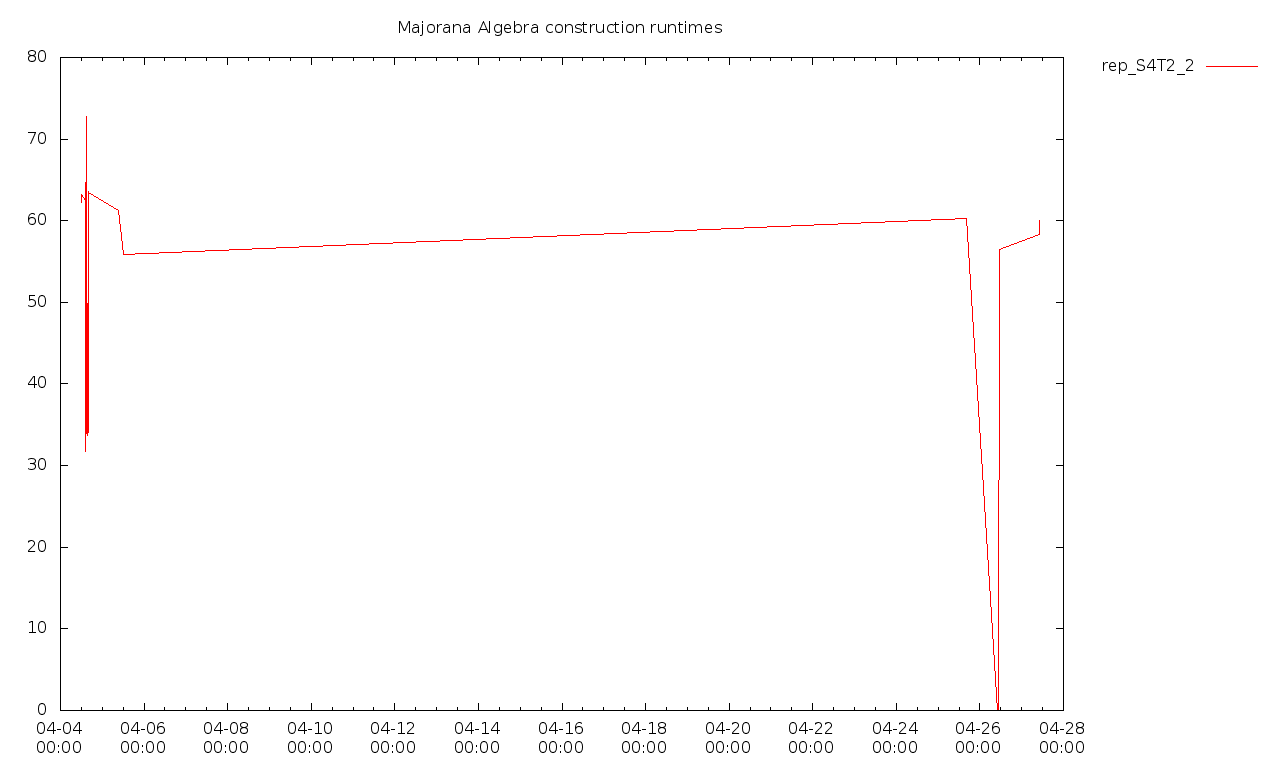

Recreate this plot in gnuplot.
set datafile separator ","
set xdata time
set timefmt "%Y-%m-%dT%H:%M+0100"
set format x "%m-%d\n%H:%M"
set terminal png size 1280,768
set output "rep_S4T2_2.png"
set key on outside

set title "Majorana Algebra construction runtimes"
set style data linespoints

plot for [n=2:2] "rep_S4T2_2.csv" using 1:(column(n)/1e6) with lines title "rep_S4T2_2"
